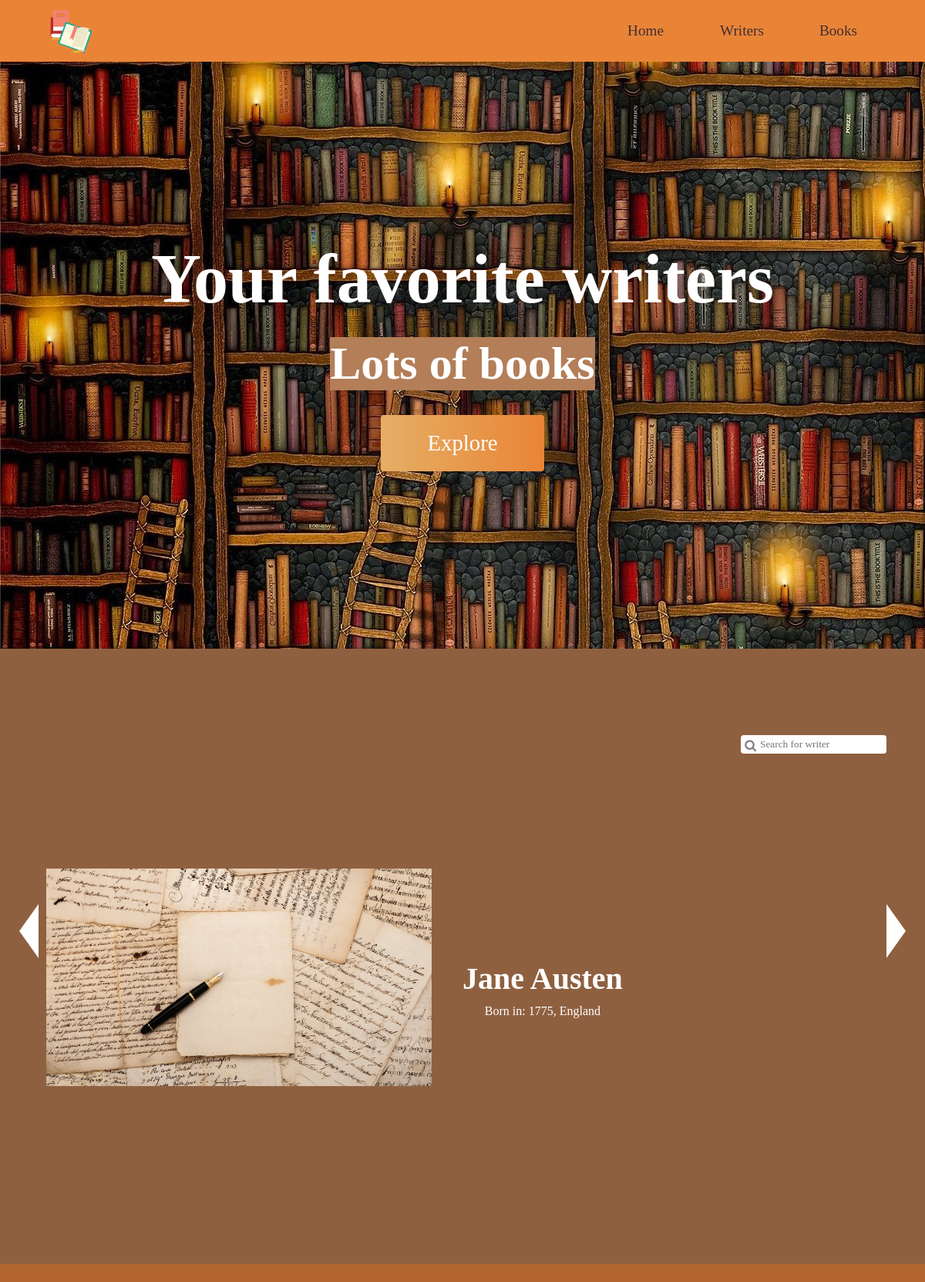
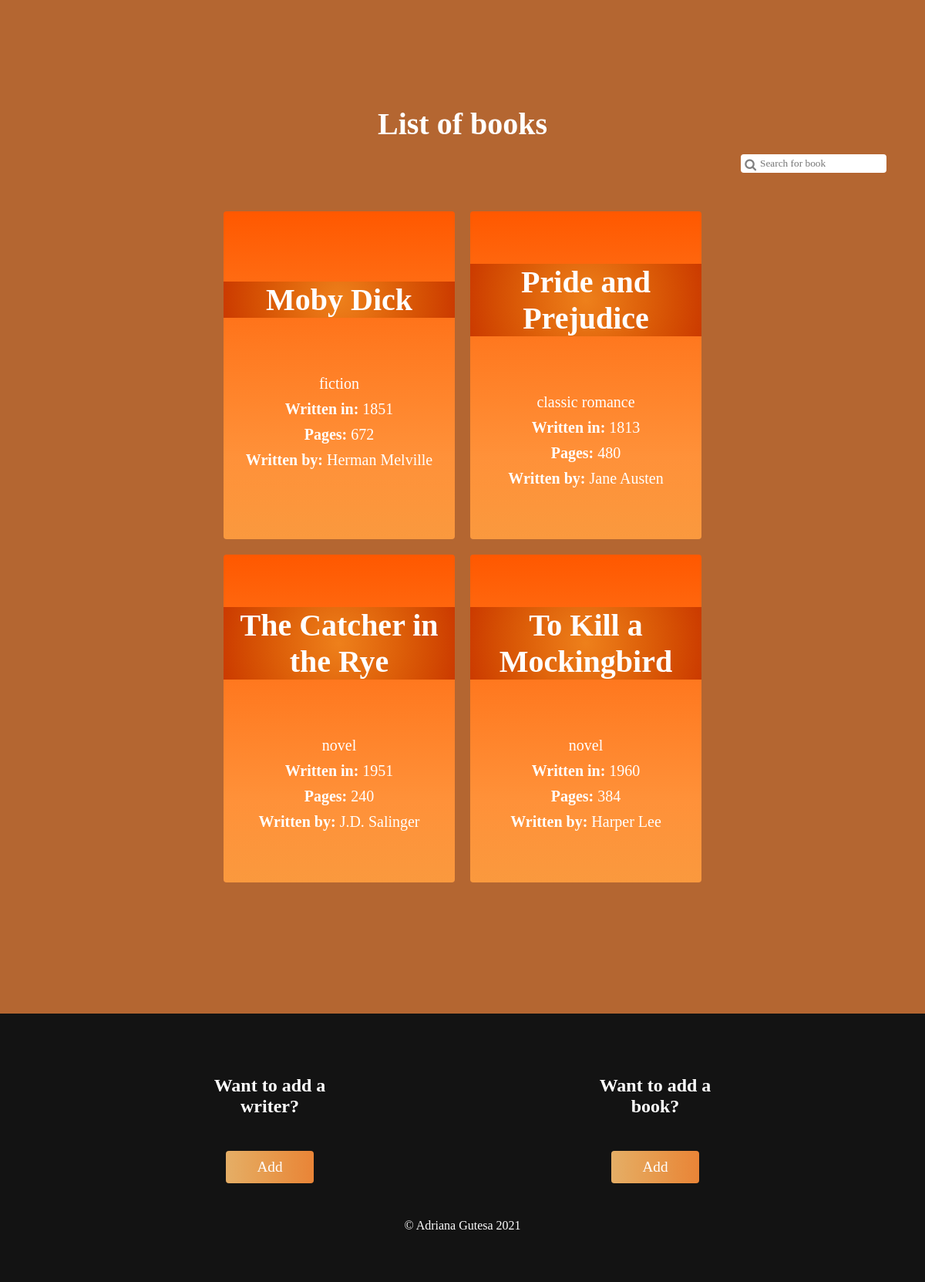
The page / on the database its author committed (2 pictures, top to bottom).
### tables this page shows
CREATE TABLE `pisac` (
  `id` int(11) NOT NULL,
  `ime` varchar(50) NOT NULL,
  `prezime` varchar(50) NOT NULL,
  `godina_rodenja` int(11) NOT NULL,
  `drzava` varchar(50) NOT NULL
);

CREATE TABLE `knjiga` (
  `ISBN` bigint(20) NOT NULL,
  `naziv` varchar(50) NOT NULL,
  `kategorija` varchar(50) NOT NULL,
  `godina_izdavanja` int(11) NOT NULL,
  `broj_stranica` int(11) NOT NULL,
  `id_pisca` int(11) NOT NULL
);

### index.php (called while the page is built, shortened)
<?php include("shared/heading.php");?>
<?php include("shared/footer.php");?>

### shared/heading.php (the view, shortened to what this page needs)
<?php require_once("shared/connecting_to_database.php");?>
<!DOCTYPE html>
<html lang="en">
<head>
    <link rel="stylesheet" href="styles/font-awesome.min.css" />
    <link rel="stylesheet" href="styles/style.css" />
</head>
<body>
    <nav class="navbar">
        <div class="navbar_container">
            <a href="#home" id="navbar_logo">
                <img src="images/logo.png" alt="logo" />
            </a>
            <ul class="navbar_menu">
                <li class="navbar_iteam">
                    <a href="#home" class="navbar_links" id="home-page">Home</a>
                </li>
                <li class="navbar_iteam">
                    <a href="#writers" class="navbar_links" id="writers-page">Writers</a>
                </li>
                <li class="navbar_iteam">
                    <a href="#books" class="navbar_links" id="books-page">Books</a>
                </li>
            </ul>
        </div>
    </nav>
    <div class="hero" id="home">
        <div class="hero_container">
            <h1 class="hero_heading">Your favorite writers</h1>
            <p class="hero_description">Lots of books</p>
            <button class="main_btn"><a href="#books">Explore</a></button>
        </div>
    </div>
    <div class="writers" id="writers">
        <div class="search-container">
            <i class="fa fa-search search-icon"></i>
            <input type="text" id="search-box" onkeyup="search()" placeholder="Search for writer" />
        </div>
        <div class="writers_container" id="writers_container">
            <div class="writers_img-container" id="writers_img-container">
                <div class="writers_img-card">
                    <img src="./images/writers.jpg" alt="writers">
                </div>
            </div>
            <div id="left-arrow" class="arrow"></div>
            <div id="container">
                <?php
                    $result = $mysqli->query("SELECT * FROM pisac  ORDER BY prezime, ime ") ;
                    while ($myrow=$result->fetch_row())
                    {
                        echo "<div class=writers_content id=writers_content><div class=writer> <h1>" .$myrow[1]. " " .$myrow[2]. "</h1>
                            <p> Born in: " .$myrow[3]. ", " .$myrow[4]. "</p>
                            </div></div>";
                    }
                ?>
            </div>
            <div id="right-arrow" class="arrow"></div>
        </div>
    </div>
    <div class="books" id="books">
        <h1>List of books</h1>
        <div class="search-container">
            <i class="fa fa-search search-icon"></i>
            <input type="text" id="search-box-book" onkeyup="Booksearch()" placeholder="Search for book" />
        </div>
        <div class="books_wrapper">
            <?php
                $result = $mysqli->query("SELECT * FROM knjiga JOIN pisac ON knjiga.id_pisca=pisac.id
                                                        ORDER BY knjiga.naziv ") ;
                while ($myrow=$result->fetch_row())
                {
                    echo "<div class=books_card> <h1>" .$myrow[1]. "</h1>
                            <p>" .$myrow[2]. "</p>
                            <p> <strong> Written in: </strong>" .$myrow[3]. "</p>
                            <p> <strong> Pages: </strong>".$myrow[4]. "</p>
                            <p> <strong> Written by: </strong>" .$myrow[7]. " " .$myrow[8]. "</p>
                        </div>";
                }
            ?>
        </div>
    </div>

### shared/footer.php (shortened to what this page needs)
</body>
<footer>
  <div class="footer_container">
    <div class="footer_links">
      <div class="footer_link-wrapper">
        <div class="footer_link-items">
          <h2>Want to add a writer?</h2>
          <button class="footer_btn"><a href="administration/add_writer.php">Add</a></button>
        </div>
      </div>
      <div class="footer_link-wrapper">
        <div class="footer_link-items">
          <h2>Want to add a book?</h2>
          <button class="footer_btn"><a href="administration/add_book.php">Add</a></button>
        </div>
      </div>
    </div>
    <p class="website_rights">© Adriana Gutesa 2021</p>
  </div>
</footer>
</html>

### rows shown on the page
pisac: ime "Jane", prezime "Austen", godina_rodenja "1775", drzava "England"
knjiga: naziv "Moby Dick", kategorija "fiction", godina_izdavanja "1851", broj_stranica "672", pisac.ime "Herman", pisac.prezime "Melville"
knjiga: naziv "Pride and Prejudice", kategorija "classic romance", godina_izdavanja "1813", broj_stranica "480", pisac.ime "Jane", pisac.prezime "Austen"
knjiga: naziv "The Catcher in the Rye", kategorija "novel", godina_izdavanja "1951", broj_stranica "240", pisac.ime "J.D.", pisac.prezime "Salinger"
knjiga: naziv "To Kill a Mockingbird", kategorija "novel", godina_izdavanja "1960", broj_stranica "384", pisac.ime "Harper", pisac.prezime "Lee"
